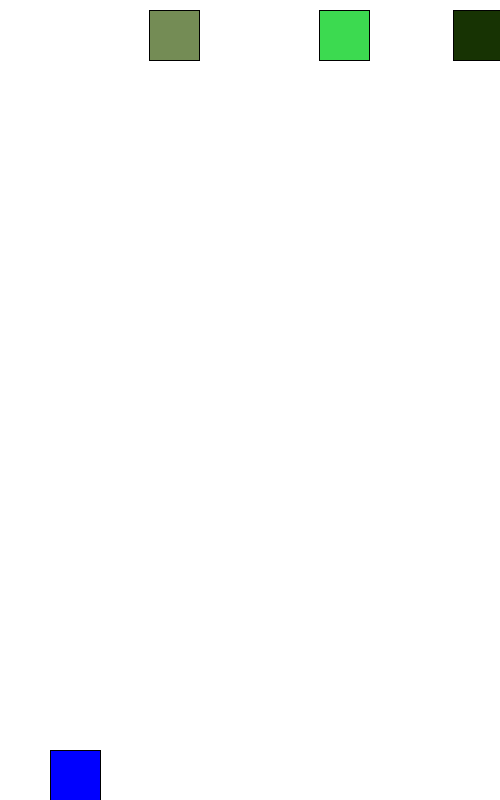
Frame 1 (no input)
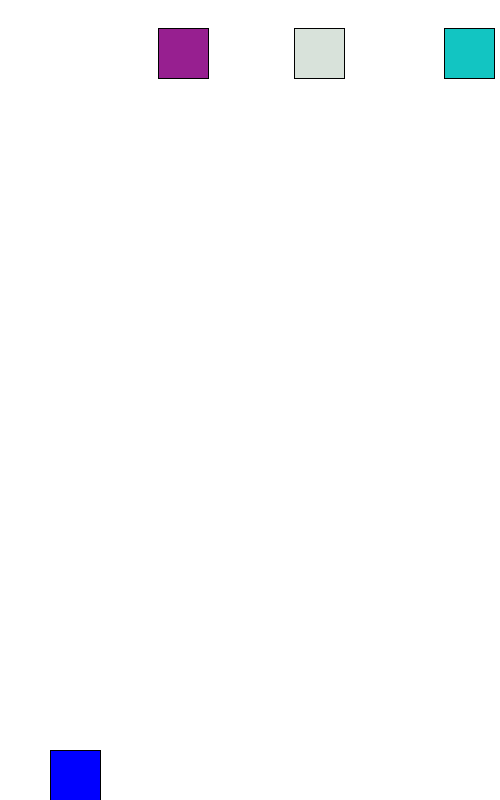
Frame 60 (the mouse pressed at the canvas centre just before this capture)
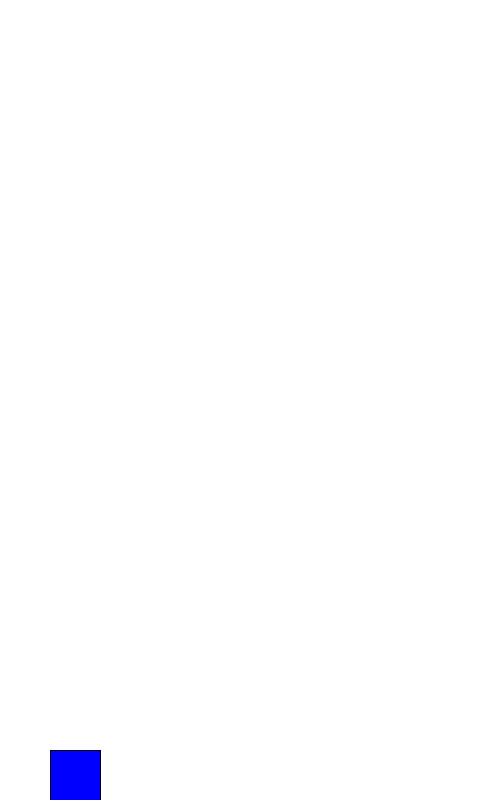
Frame 120 (the mouse held since frame 60 and released just before this capture)

The Processing sketch that drew these frames (run headless with seeded random() and noise(); from frame 60 on, the mouse is pressed at the canvas centre):

// Processing sketch: shootingGame_v2_with_2_phase_with_feedback
// ── shootingGame_v2_with_2_phase_with_feedback.pde
int mode = 0;
Player player = new Player(width/2, 750, 50, 50);
Bullet bullet = new Bullet((player.pX + 25), (player.pY + 25));
boolean playerLife = true;
Monster[] monsters = new Monster[3];
boolean hit = false;

void setup() {
  size(500, 800);
  background(255, 255, 255);
  monsters[0] = new Monster(random(0 + 30, width -30), 10, 50, 50);
  monsters[1] = new Monster(random(0 + 30, width -30), 10, 50, 50);
  monsters[2] = new Monster(random(0 + 30, width -30), 10, 50, 50);
}

void draw() {
  if (mode == 0) {
    playerLife = true;
    background(255, 255, 255);
    player.showPlayer();
    bullet.showBullet();
    bullet.shootBullet();
    for (int i = 0; i < monsters.length; i++) {
      monsters[i].showMonster();
      monsters[i].monsterCollisionWithbullet(); // why this not working
    }

    if (playerLife == false) {
      noLoop();
      background(255, 255, 255);
      pushStyle();
      fill(255, 0, 0);
      String gameover = " YOU ARE DEAD!!";
      textAlign(CENTER);
      textSize(10);
      //text(gameover, height/2, width/2); // why this one not in the right place
      text(gameover, 250, 400);
      popStyle();
    }
  } else if (hit == true) {
    mode = 1;
  }

  if (mode == 1) {
    playerLife = true;
    background(255, 255, 255);
    player.showPlayer();
    bullet.showBullet();
    bullet.shootBullet();
    //for(int i = 0; i < monsters.length; i++){
    // monsters[i].showMonster2();
    // monsters[i].monsterCollisionWithbullet(); // why this not working
    //}

    if (playerLife == false) {
      noLoop();
      background(255, 255, 255);
      pushStyle();
      fill(255, 0, 0);
      String gameover = " YOU ARE DEAD!!";
      textAlign(CENTER);
      textSize(10);
      //text(gameover, height/2, width/2); // why this one not in the right place
      text(gameover, 250, 400);
      popStyle();
    }
  }

  if (mode == 2) {
    background(255, 255, 255);
    pushStyle();
    fill(255, 0, 0);
    String gameover = " YOU KILLED THE MONSTER";
    textAlign(CENTER);
    textSize(10);
    //text(gameover, height/2, width/2); // why this one not in the right place
    text(gameover, 250, 400);
    popStyle();
    noLoop();
  }
}

class Player {
  float pX;
  float pY;
  float pW;
  float pH;

  Player(float pX, float pY, float pW, float pH) {
    this.pX = pX;
    this.pY = pY;
    this.pW = pW;
    this.pH = pH;
  }

  void showPlayer() {
    fill(0, 0, 255);
    rect(pX, pY, pW, pH);
    if (keyPressed) {
      if (keyCode == LEFT) {
        pX-=3;
      } else if (keyCode == RIGHT) {
        pX+=3;
      }
    }
  }
}

class Monster {
  float mX;
  float mY;
  float mW;
  float mH;
  float mSpdX = 5;
  float mSpdY = 0.3;
  boolean hit = false;


  Monster(float mX, float mY, float mW, float mH) {
    this.mX = mX;
    this.mY = mY;
    this.mW = mW;
    this.mH = mH;
  }

  void showMonster() {
    // collision in x direction
    if (mX + mW > player.pX &&
      mX < player.pX + player.pW &&
      mY + mH > player.pY &&
      mY < player.pY + player.pH) {
      playerLife = false;
    } else if (mX < 0 || mX + mW > width) {
      mSpdX *= -1;
    }
    // collision in y direction
    if (mX + mW > player.pX &&
      mX < player.pX + player.pW &&
      mY + mH > player.pY &&
      mY < player.pY + player.pH) {
      playerLife = false;
    } else if (mY < 0 || mY + mH > height) {
      playerLife = false;
    }

    if (hit) {
       mX += 0;
    mY += mSpdY + 5; 
    } else {
      mX += mSpdX;
      mY += mSpdY;
    }
    pushStyle();
    fill(random(255), random(255), random(255));
    rect(mX, mY, mW, mH);
    popStyle();
  }

  // try to make another monster with different move set
  //void showMonster2(){
  // // collision in x direction
  // if(mX + mW > player.pX &&
  //    mX < player.pX + player.pW &&
  //    mY + mH > player.pY &&
  //    mY < player.pY + player.pH){
  //      playerLife = false;
  //    } else if(mX < 0 || mX + mW > width){
  //      mSpdX *= -1;
  //    }
  //  // collision in y direction
  //  if(mX + mW > player.pX &&
  //     mX < player.pX + player.pW &&
  //     mY + mH > player.pY &&
  //     mY < player.pY + player.pH){
  //       playerLife = false;
  //     }else if(mY < 0 || mY + mH > height){
  //       playerLife = false;
  //     }

  //  mX += 0;
  //  mY += mSpdY + 5; // but i want to try the speed gradualy become faster. maybe use for loop and delay?
  //  pushStyle();
  //  fill(random(255),random(255),random(255));
  //  rect(mX,mY,mW,mH);
  //  popStyle();
  //}

  void monsterCollisionWithbullet() {
    if (bullet.bX > mX && bullet.bX < mX + mW && bullet.bY > mY && bullet.bY < mY + mH) {
      this.hit = true;
      mode ++;
      //noLoop();
      println(hit);
    }
  }
}

class Bullet {
  float bX;
  float bY;
  float bD;
  float bSpd;
  boolean bExist;

  Bullet(float bX, float bY) {
    this.bX = bX;
    this.bY = bY;
    this.bD = 0;
    this.bSpd = 0;
  }

  void showBullet() {
    fill(0);
    circle(bX, bY, bD);
    if (keyPressed) {
      if (keyCode == LEFT) {
        bX-=3;
      } else if (keyCode == RIGHT) {
        bX+=3;
      }
    }
    bY += bSpd;
    if (bY < 0) {
      bY = player.pY + 25;
      bSpd = 0;
    }
  }

  void shootBullet() {
    if (mousePressed) {
      bSpd = -40;
    }
  }
}

//void mouseClicked(){
//  bullet.bSpd = -20;
// }
